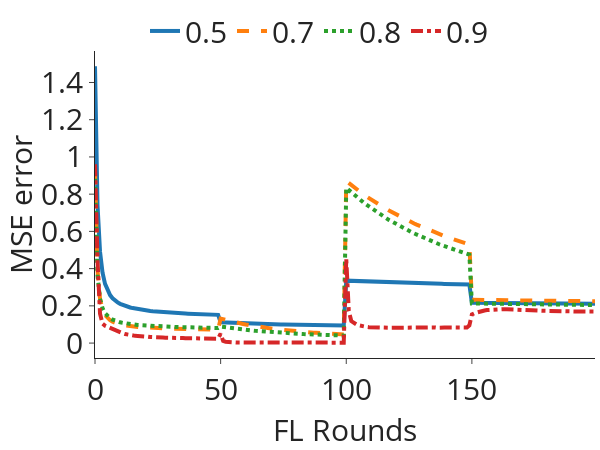

Notebook code cell kept with this figure:
### Code cell
mse_column = 'mse'
# n_rounds, y = preprocessing_results(filenames=[global_FedCluLearn, global_FedCluLearn_recent, global_FedCluLearn_percentage, global_FedAvg, global_FedAtt, global_FedProx, global_FedCluLearn_Prox, global_FedCluLearn_Prox_recent, None], mse_column=mse_column)
# global_filenames = [global_FedCluLearn, global_FedAvg, global_FedAtt, global_FedProx, global_FedCluLearn_Prox]
global_filenames = [global_FedCluLearn_Prox, global_FedCluLearn_Prox_070, global_FedCluLearn_Prox_080, global_FedCluLearn_Prox_090]
n_rounds, y = preprocessing_results(filenames=global_filenames, mse_column=mse_column)
#Avg {mse_column.upper()} Global model
plot_plotly(n_rounds, y, title=f'', y_axis_title=f'{mse_column.upper()} error', y_axis_max=1, algo_name1 = '0.5', algo_name4='0.7', algo_name5='0.8', algo_name6='0.9', name='control_mse_fedclulearn_prox_threshold')

### Figure 1 — Plotly figure (JSON) as saved in the notebook; plotly's stock layout.template omitted (floating-point values rounded to 4 significant figures; data arrays with more than 128 entries replaced by an {"elided": "..."} marker saying what was removed)
{"data": [{"line": {"dash": "solid", "width": 4}, "mode": "lines", "name": "0.5", "type": "scatter", "x": {"elided": "201 int values"}, "y": {"elided": "200 float values"}}, {"line": {"dash": "dash", "width": 4}, "mode": "lines", "name": "0.7", "type": "scatter", "x": {"elided": "201 int values"}, "y": {"elided": "200 float values"}}, {"line": {"dash": "dot", "width": 4}, "mode": "lines", "name": "0.8", "type": "scatter", "x": {"elided": "201 int values"}, "y": {"elided": "200 float values"}}, {"line": {"dash": "dashdot", "width": 4}, "mode": "lines", "name": "0.9", "type": "scatter", "x": {"elided": "201 int values"}, "y": {"elided": "200 float values"}}], "layout": {"height": 450, "legend": {"font": {"size": 30}, "orientation": "h", "tracegroupgap": 5, "traceorder": "normal", "x": 0.1, "xanchor": "left", "y": 1.15, "yanchor": "top"}, "margin": {"b": 5, "l": 5, "r": 5, "t": 5}, "showlegend": true, "title": {"text": ""}, "width": 600, "xaxis": {"tickfont": {"size": 30}, "title": {"font": {"size": 30}, "text": "FL Rounds"}}, "yaxis": {"tickfont": {"size": 30}, "title": {"font": {"size": 30}, "text": "MSE error"}}}}
